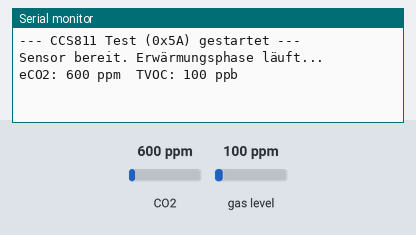
Simulated run of this sketch. Board: ESP32. On the bench: the last lines printed to the serial monitor. Inputs (shaded band) come from the test bench; at power-on: CO2 600 ppm, gas level 100 ppm.

Above: at 2.2 s.
2.3 s: CO2 set to 968 ppm
At 4.1 s:
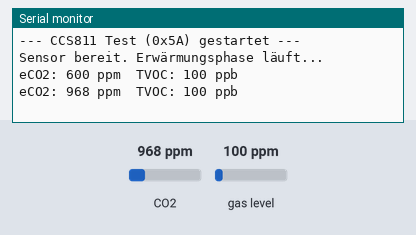
5.0 s: CO2 set to 1025 ppm
At 5.7 s:
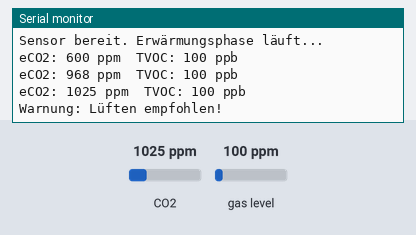
Timing chart, 0 to 8.0 s (numbered marks = the images above; inputs shaded):
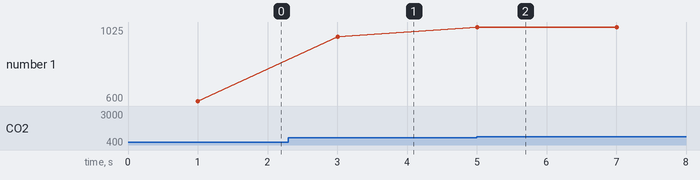

Measured:
- the behaviour switches between 1000 and 1001 ppm on CO2 (found by bisection; images 1 and 2)
- after the input at 2.3 s, the serial monitor: prints a new line after 0.70 s (image 1)
- after the input at 5.0 s, the serial monitor: prints a new line at once (image 2)
- plotted number 1: 600 → 968 after the input at 2.3 s, 968 → 1025 after the input at 5.0 s

The sketch:

ccs811.ino
```cpp
#include <Wire.h>
#include "Adafruit_CCS811.h"

// Deine funktionierenden I2C Pins
#define I2C_SDA 21
#define I2C_SCL 22

Adafruit_CCS811 ccs;

void setup() {
  Serial.begin(115200);
  delay(1000);
  Serial.println("--- CCS811 Test (0x5A) gestartet ---");

  // I2C Initialisierung
  Wire.begin(I2C_SDA, I2C_SCL);

  // Initialisierung des Sensors an Adresse 0x5A
  if(!ccs.begin(0x5A)){
    Serial.println("Fehler: CCS811 nicht gefunden. Prüfe Verkabelung und WAKE-Pin!");
    while(1);
  }

  // Warten bis der Sensor bereit ist
  while(!ccs.available());

  Serial.println("Sensor bereit. Erwärmungsphase läuft...");
}

void loop() {
  if(ccs.available()){
    // Daten vom Sensor abrufen
    if(!ccs.readData()){
      int co2 = ccs.geteCO2();
      int tvoc = ccs.getTVOC();

      Serial.print("eCO2: ");
      Serial.print(co2);
      Serial.print(" ppm\t");

      Serial.print("TVOC: ");
      Serial.print(tvoc);
      Serial.println(" ppb");

      // Kurze Einordnung der eCO2 Werte
      if(co2 > 1000) Serial.println("Warnung: Lüften empfohlen!");

    } else {
      Serial.println("FEHLER beim Auslesen der Daten!");
    }
  }

  delay(2000); // Der Sensor aktualisiert seine Werte standardmäßig alle 1 Sekunde
}
```
